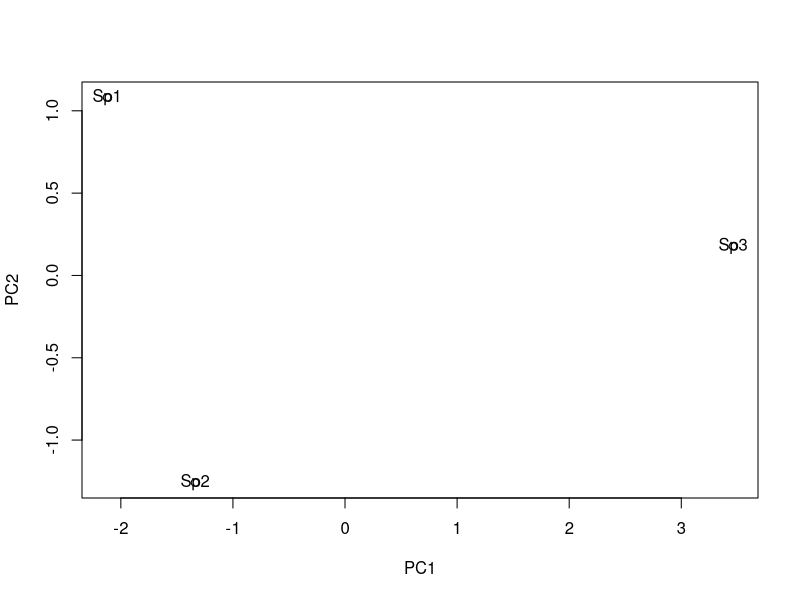
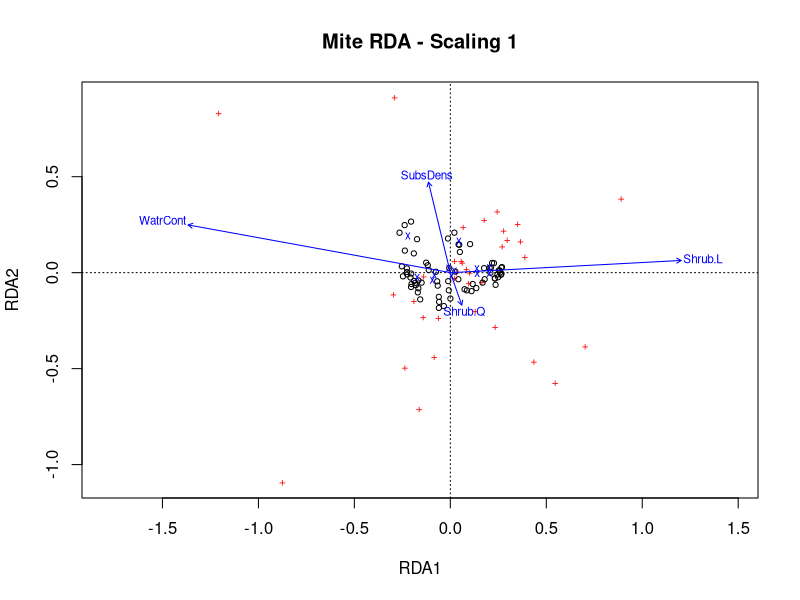
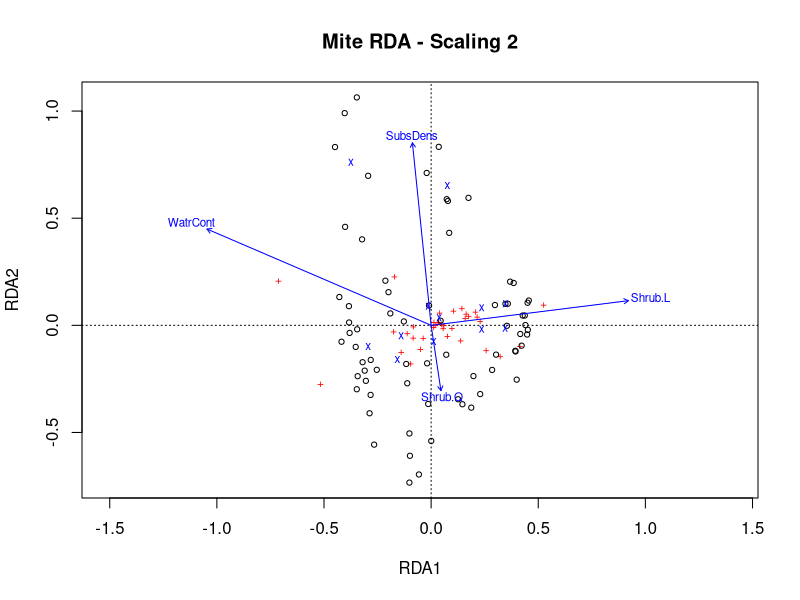

Write the R code that produced these figures, in order.
 #### METODOS DE ORDENACION ###

### SIN Restricción ###

### PCoA (chatGPT) #####
##Librerias necesarias
library(vegan)
library(ape)

# Se genera la database
datos <- data.frame(
  "leaf_length" = c(10, 9.7, 5),
  "red_flower" = c(0, 0, 1),
  "white_flower" = c(1, 0, 0),
  "second_root" = c(2, 0, 1),
  "glan_density" = c(0, 1, 2)
)
rownames(datos) <- c("Sp1", "Sp2", "Sp3")

# Se hace una matriz de distancia
dist_matrix <- vegan::vegdist(datos, method = "euclidean")

# Para hacer el PCoA
pcoa_result <- ape::pcoa(dist_matrix)

# Plot de los resultados
plot(pcoa_result$vectors[,1], 
     pcoa_result$vectors[,2], 
     xlab = "PC1", ylab = "PC2")

text(pcoa_result$vectors[,1], #Este es para poner 
     pcoa_result$vectors[,2], #los nombres de los puntos
     rownames(pcoa_result$vectors))


### CON Restricción ###

### RDA (QCBS R Workshop Series 2023) ####
library(vegan)

# Este paquete trae una base de datos "mite"

data("mite") #Este trae abundancias de 35 spp en 70 muestras 
data("mite.env") #Este son variables del suelo de esas 70 muestras 


### Transformar y estandarizar datos ###

## Se transforma el dataset con el metodo Hellinger que lo transforma
# en un espacio euclideano para compensar valores muy esparcidos
mite_hellinger <- decostand(mite, method = "hellinger")

## Se estandarizan los datos cuantitativos
mite.env$SubsDens <- decostand(mite.env$SubsDens, method = "standardize")
mite.env$WatrCont <- decostand(mite.env$WatrCont, method = "standardize")


### Seleccionar variables importantes ###

## RDA inicial con todos los datos ambientales
mite_rda_full <- rda(mite_hellinger ~ ., data = mite.env)

## Selección hacia adelante de las variables importantes
rda_fwd_sel <- ordiR2step(rda(mite_hellinger ~ 1, data = mite.env),
                      scope = formula(mite_rda_full), 
                      direction = "forward", 
                      R2scope = TRUE,
                      pstep = 1000, 
                      trace = FALSE)

rda_fwd_sel$call #Para revisar cuales son estas variables importantes
#Output:
#rda(formula = mite_hellinger ~ WatrCont + Shrub + Substrate + 
#Topo, data = mite.env)


### Revisar qué tanto explica ### 

## Para checar la significancia de estas variables que se seleccionaron
mite_fwd_signif <- rda(mite_hellinger ~ WatrCont + Shrub +
                                      Substrate + Topo + 
                                      SubsDens, 
                                      data = mite.env)

# Encuentra la R2 de este modelo con estas variables

RsquareAdj(mite_fwd_signif)$adj.r.squared
#Output:
#[1] 0.4367038


### Revisar su significancia ###

anova.cca(mite_fwd_signif, step = 1000)


### Hacer el plot ###

# Scaling 1
ordiplot(mite_fwd_signif, scaling = 1, main = "Mite RDA - Scaling 1")

# Scaling 2
ordiplot(mite_fwd_signif, scaling = 2, main = "Mite RDA - Scaling 2")

